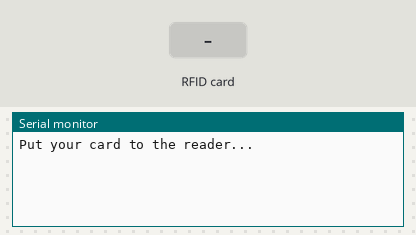
Simulated run of this sketch. Board: ESP8266 (NodeMCU). Shown: the last lines printed to the serial monitor. The test bench sets the inputs (shaded band).

Above: at 1.2 s.
1.3 s: RFID card F2 9A 9C 33 held to the reader
At 2.1 s:
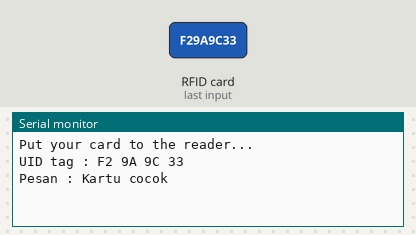
2.8 s: RFID card 79 D0 24 A3 held to the reader
At 3.5 s:
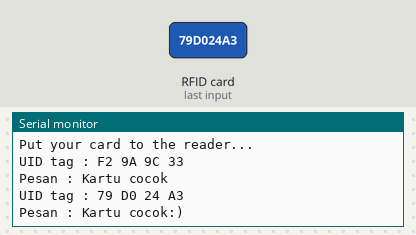
4.3 s: RFID card 5E 7A 19 C4 held to the reader
At 4.9 s:
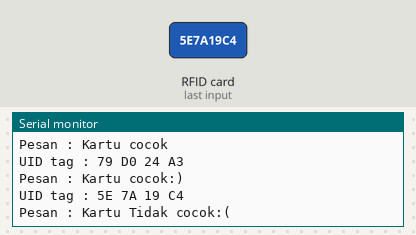

Measured:
- after the input at 1.3 s, the serial monitor: prints a new line at once (image 1)
- after the input at 2.8 s, the serial monitor: prints a new line at once (image 2)
- after the input at 4.3 s, the serial monitor: prints a new line at once (image 3)

The sketch:

RFID_Project.ino
```cpp
#include <SPI.h>
#include <MFRC522.h>

#define RST_PIN D1
#define SS_PIN D2

MFRC522 mfrc522(SS_PIN, RST_PIN);

void setup() {
  Serial.begin(9600);
  SPI.begin();
  mfrc522.PCD_Init();
  Serial.println("Put your card to the reader...");

}

void loop() {
  if(!mfrc522.PICC_IsNewCardPresent()){
    return;
  }

  if(!mfrc522.PICC_ReadCardSerial()){
    return;
  }

  Serial.print("UID tag :");
  String content = "";
  byte letter;

  for(byte i = 0; i < mfrc522.uid.size; i++){
    Serial.print(mfrc522.uid.uidByte[i] < 0x10 ? " 0" : " ");
    Serial.print(mfrc522.uid.uidByte[i], HEX);
    content.concat(String(mfrc522.uid.uidByte[i] < 0x10 ? " 0" : " "));
    content.concat(String(mfrc522.uid.uidByte[i], HEX));
  }

  Serial.println();
  Serial.print("Pesan : ");
  content.toUpperCase();

  if(content.substring(1) == "F2 9A 9C 33"){
    Serial.println("Kartu cocok");
    Serial.println();
    delay(1000);
  }

  else if(content.substring(1) == "79 D0 24 A3"){
    Serial.println("Kartu cocok:)");
    Serial.println();
    delay(1000);
  }

  else{
    Serial.println("Kartu Tidak cocok:(");
    delay(1000);
  }

}
```
